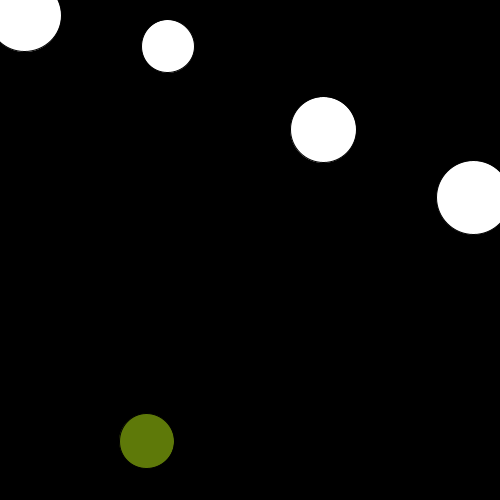
Frame 1 (no input)
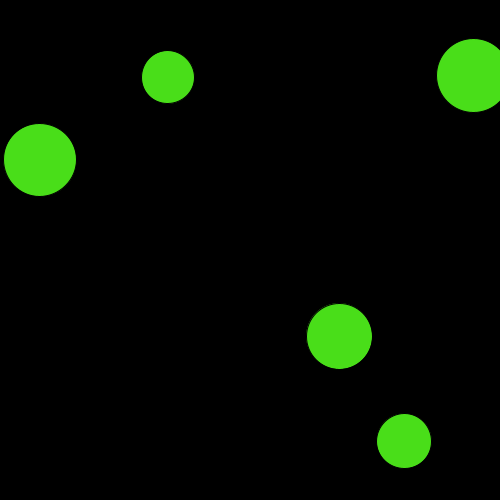
Frame 60 (the mouse pressed at the canvas centre just before this capture)
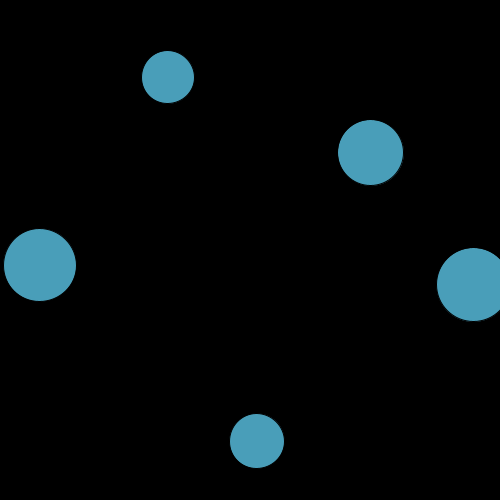
Frame 120 (the mouse held since frame 60 and released just before this capture)

The Processing sketch that drew these frames (run headless with seeded random() and noise(); from frame 60 on, the mouse is pressed at the canvas centre):

// Processing sketch: ball2
// ── ball2.pde

int n=5;
float[] x=new float[n];
float[] y=new float[n];
int[] dx=new int [n];
int[] dy=new int[n];
float[] sx=new float[n];
float[] sy=new float[n];
float[] r=new float[n];

void setup() {
  size(500, 500);
  frameRate(24);
  smooth();
  //background(0);
  for (int i=0; i<n; i++) {
    x[i]=random(width);
    y[i]=random(height);
    dx[i]=int(random(height));
    dy[i]=int(random(3))-1;
    dx[i]=int(random(3))-1;
    sx[i]=random(width/10);
    sy[i]=random(height/10);
    r[i]=int(random(50, 80));
  }
}
void draw() {
  //fill(0, 0,0,90);
  //rect(0,0,width,height);
  //noStroke();
  background(0, 0, 0, 90);
  for (int i=0; i<n; i++) {
    ellipse(x[i], y[i], r[i], r[i]);
    if (x[i]+(r[i]/2)*dx[i]>=width || x[i]+(r[i]/2)*dx[i]<=0) {
      dx[i]=(-1)*dx[i];
      fill(random(255), random(255), random(255));
    }
    if (y[i]+(r[i]/2)*dy[i]>=width || y[i]+(r[i]/2)*dy[i]<=0) {
      dy[i]=(-1)*dy[i];
      fill(random(255), random(255), random(255));
    }
    x[i]=x[i]+dx[i]*sx[i];
    y[i]=y[i]+dy[i]*sy[i];
  }
}
